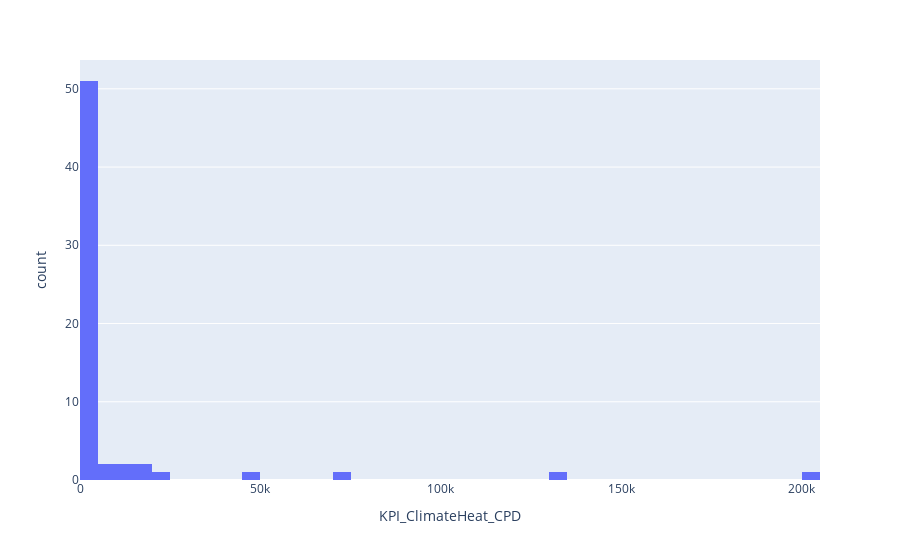

Write notebook code for a chart like this one.
### Code cell
px.histogram(train_data, x = "KPI_ClimateHeat_CPD")

### Figure 1 — Plotly figure (JSON) as saved in the notebook; plotly's stock layout.template omitted (floating-point values rounded to 4 significant figures; data arrays with more than 128 entries replaced by an {"elided": "..."} marker saying what was removed)
{"data": [{"alignmentgroup": "True", "bingroup": "x", "hovertemplate": "KPI_ClimateHeat_CPD=%{x}<br>count=%{y}<extra></extra>", "legendgroup": "", "marker": {"color": "#636efa", "pattern": {"shape": ""}}, "name": "", "offsetgroup": "", "orientation": "v", "showlegend": false, "type": "histogram", "x": {"elided": "2304 int values"}, "xaxis": "x", "yaxis": "y"}], "layout": {"barmode": "relative", "legend": {"tracegroupgap": 0}, "margin": {"t": 60}, "xaxis": {"anchor": "y", "domain": [0, 1], "title": {"text": "KPI_ClimateHeat_CPD"}}, "yaxis": {"anchor": "x", "domain": [0, 1], "title": {"text": "count"}}}}
